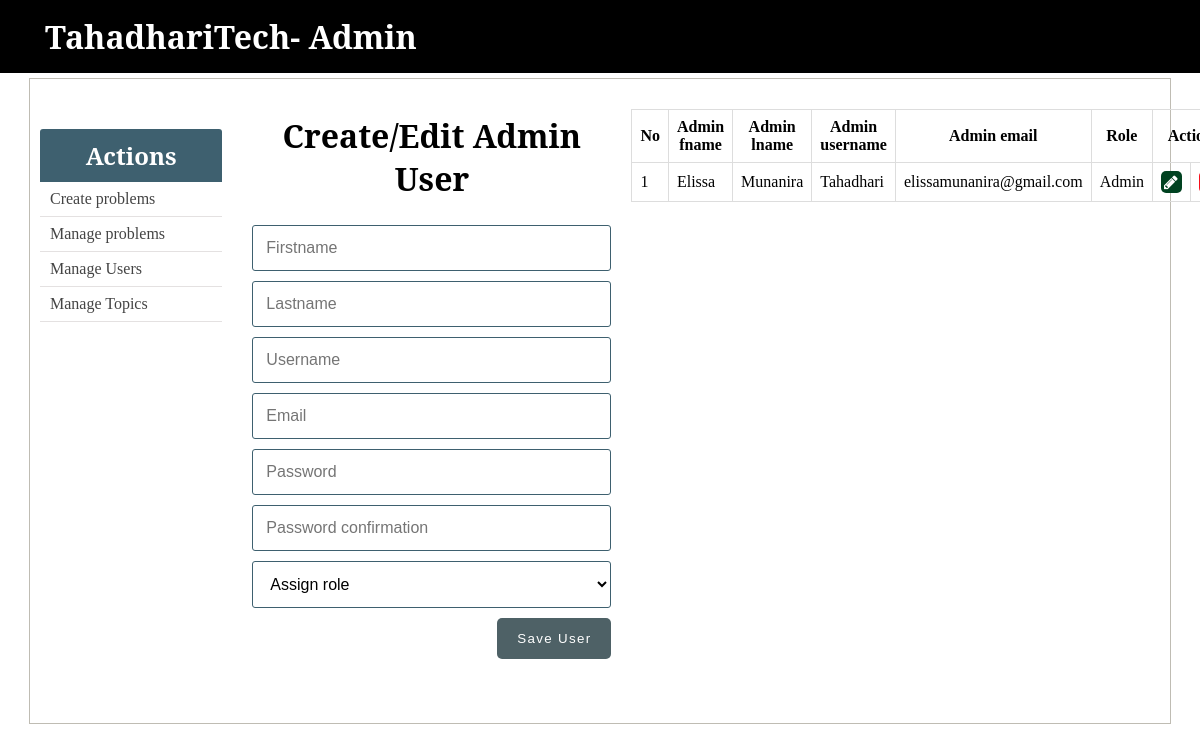
/admin/users.php, run on the app's committed database.
### tables this page shows
CREATE TABLE `users` (
  `id` int(11) NOT NULL,
  `firstname` varchar(255) NOT NULL,
  `lastname` varchar(255) NOT NULL,
  `username` varchar(255) NOT NULL,
  `email` varchar(255) NOT NULL,
  `role` enum('Author','Admin') DEFAULT NULL,
  `password` varchar(255) NOT NULL,
  `created_at` timestamp NULL DEFAULT current_timestamp(),
  `updated_at` timestamp NULL DEFAULT NULL
);

### admin/includes/admin_functions.php (called while the page is built, shortened)
<?php
$isEditingUser = false;
$firstname = "";
$lastname = "";
$username = "";
$email = "";
function getAdminUsers(){
	global $conn, $roles;
	$sql = "SELECT * FROM users WHERE role IS NOT NULL";
	$result = mysqli_query($conn, $sql);
	$users = mysqli_fetch_all($result, MYSQLI_ASSOC);
	return $users;
}
?>

### admin/users.php (the view, shortened to what this page needs)
<?php  include('../config.php'); ?>
<?php  include(ROOT_PATH . '/admin/includes/admin_functions.php'); ?>
<?php
	$admins = getAdminUsers();
?>
<?php include(ROOT_PATH . '/admin/includes/head_section.php'); ?>
</head>
<body>
	<?php include(ROOT_PATH . '/admin/includes/navbar.php') ?>
	<div class="container content">
		<?php include(ROOT_PATH . '/admin/includes/menu.php') ?>
		<div class="action">
			<h1 class="page-title">Create/Edit Admin User</h1>
			<form method="post" action="<?php echo BASE_URL . 'admin/users.php'; ?>" >
				<input type="text" name="firstname" value="<?php echo $firstname; ?>" placeholder="Firstname">
				<input type="text" name="lastname" value="<?php echo $lastname; ?>" placeholder="Lastname">
				<input type="text" name="username" value="<?php echo $username; ?>" placeholder="Username">
				<input type="email" name="email" value="<?php echo $email ?>" placeholder="Email">
				<input type="password" name="password" placeholder="Password">
				<input type="password" name="passwordConfirmation" placeholder="Password confirmation">
				<select name="role">
					<option value="" selected disabled>Assign role</option>
				</select>
				<?php if ($isEditingUser === true): ?>
					<button type="submit" class="btn" name="update_admin">UPDATE</button>
				<?php else: ?>
					<button type="submit" class="btn" name="create_admin">Save User</button>
				<?php endif ?>
			</form>
		</div>
		<div class="table-div">
			<?php if (empty($admins)): ?>
				<h1>No admins in the database.</h1>
			<?php else: ?>
				<table class="table">
					<thead>
						<th>No</th>
						<th>Admin fname</th>
						<th>Admin lname</th>
						<th>Admin username</th>
						<th>Admin email</th>
						<th>Role</th>
						<th colspan="2">Action</th>
					</thead>
					<tbody>
					<?php foreach ($admins as $key => $admin): ?>
						<tr>
							<td><?php echo $key + 1; ?></td>
							<td><?php echo $admin['firstname']; ?></td>
							<td><?php echo $admin['lastname']; ?></td>
							<td><?php echo $admin['username']; ?> </td>
							<td><?php echo $admin['email']; ?></td>
							<td><?php echo $admin['role']; ?></td>
							<td>
								<a class="fa fa-pencil btn edit"
									href="users.php?edit-admin=<?php echo $admin['id'] ?>">
								</a>
							</td>
							<td>
							</td>
						</tr>
					<?php endforeach ?>
					</tbody>
				</table>
			<?php endif ?>
		</div>
	</div>
</body>
</html>

### static/css/admin_styling.css (style rules this page uses)
* { margin: 0px; padding: 0px; }
a { text-decoration: none; }
h1, h2, h3, h4, h5, h6 { font-family: 'Noto Serif', serif; }
form { width: 60%; margin: 5px auto; padding-bottom: 50px; }
form input[type=file], input[type=email], input[type=password], input[type=text], form select, form textarea { width: 100%; display: block; padding: 13px 13px; font-size: 1em; margin: 5px auto 10px; border-radius: 3px; box-sizing : border-box; background: transparent; border: 1px solid #3E606F; }
form button { float: right; margin-left: 24%; }
table { border-collapse: collapse; width: 70%; margin: 20px auto; }
th, td { padding: 8px; text-align: left; border: 1px solid #ddd; }
th { text-align: center; }
.btn { color: white; background: #4E6166; text-align: center; border: none; border-radius: 5px; display: block; letter-spacing: .1em; padding: 13px 20px; text-decoration: none; }
.container { width: 95%; margin: 5px auto 50px; border: 1px solid #BFBCB3; padding: 10px 0px 50px; }
.container:after { content: ""; display: block; clear: both; }
.container.content .action { width: 35%; float: left; text-align: center; }
.container.content .action form { width: 90%; }
.container.content .action .page-title { margin: 25px; }
.table-div { float: left; width: 47%; }
.table-div table { width: 90%; }
.table-div a.fa { color: white; padding: 3px; }
.table-div .edit { background: #004220; }

### data on the page
users: firstname "Elissa", lastname "Munanira", username "Tahadhari", email "elissamunanira@gmail.com", role "Admin"
